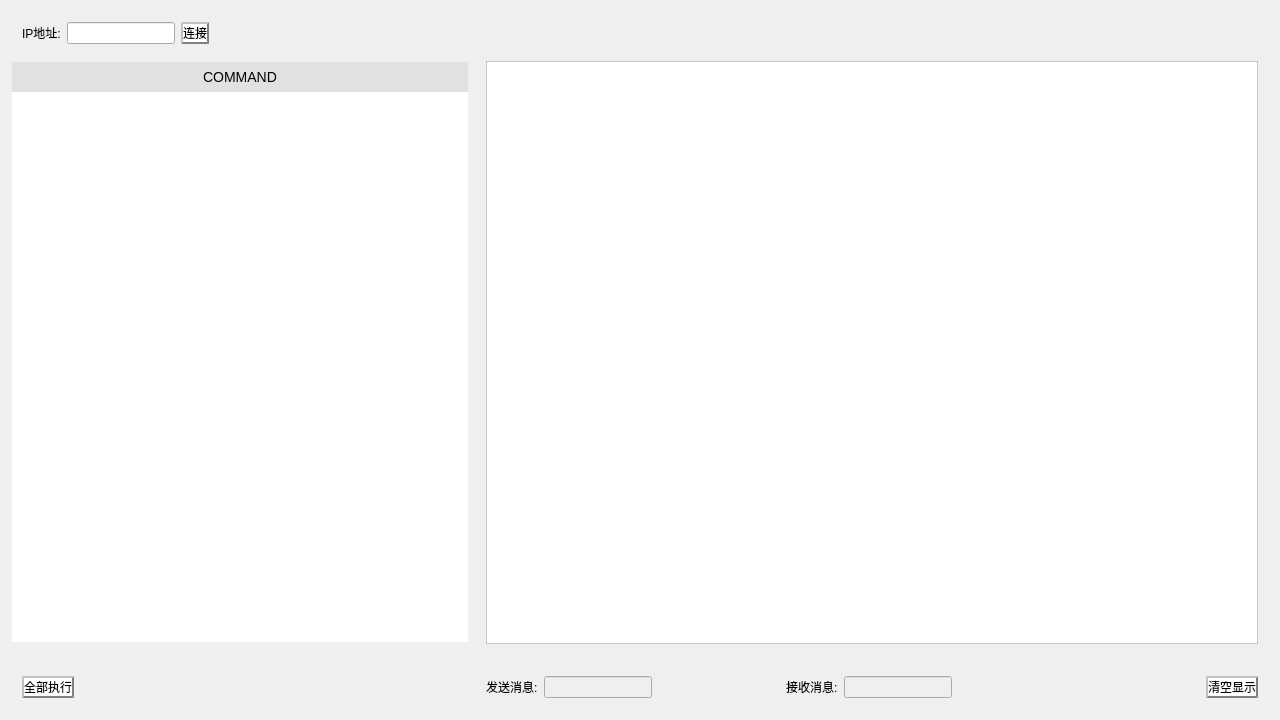
<?xml version="1.0" encoding="UTF-8"?>
<ui version="4.0">
 <class>Widget</class>
 <widget class="QWidget" name="Widget">
  <property name="geometry">
   <rect>
    <x>0</x>
    <y>0</y>
    <width>1280</width>
    <height>720</height>
   </rect>
  </property>
  <property name="maximumSize">
   <size>
    <width>1280</width>
    <height>720</height>
   </size>
  </property>
  <property name="windowTitle">
   <string>Widget</string>
  </property>
  <layout class="QHBoxLayout" name="horizontalLayout_8">
   <item>
    <layout class="QVBoxLayout" name="verticalLayout_5">
     <item>
      <widget class="QWidget" name="widget_5" native="true">
       <layout class="QVBoxLayout" name="verticalLayout_4">
        <item>
         <layout class="QHBoxLayout" name="horizontalLayout_5" stretch="0,0,0,2">
          <item>
           <widget class="QLabel" name="label_ip">
            <property name="text">
             <string>IP地址:</string>
            </property>
           </widget>
          </item>
          <item>
           <widget class="QLineEdit" name="lineEdit_ip"/>
          </item>
          <item>
           <widget class="QPushButton" name="button_link">
            <property name="styleSheet">
             <string notr="true">QPushButton{background-color:rgb(255,255,255);
            color: black;  
			/*border-radius: 5px;*/
	        border: 2px solid grey;
			border-style: outset;
}
QPushButton:hover{
background-color:rgb(225,225,225); 
color: blue;

}
QPushButton:pressed{background-color:rgb(210,210,210); border-style: inset; }</string>
            </property>
            <property name="text">
             <string>连接</string>
            </property>
           </widget>
          </item>
          <item>
           <spacer name="horizontalSpacer_4">
            <property name="orientation">
             <enum>Qt::Horizontal</enum>
            </property>
            <property name="sizeHint" stdset="0">
             <size>
              <width>478</width>
              <height>20</height>
             </size>
            </property>
           </spacer>
          </item>
         </layout>
        </item>
       </layout>
      </widget>
     </item>
     <item>
      <layout class="QHBoxLayout" name="horizontalLayout_4">
       <item>
        <layout class="QVBoxLayout" name="verticalLayout_2" stretch="0,0">
         <item>
          <widget class="QWidget" name="widget" native="true">
           <property name="styleSheet">
            <string notr="true"/>
           </property>
           <layout class="QHBoxLayout" name="horizontalLayout_6">
            <property name="leftMargin">
             <number>1</number>
            </property>
            <property name="topMargin">
             <number>1</number>
            </property>
            <property name="rightMargin">
             <number>1</number>
            </property>
            <property name="bottomMargin">
             <number>15</number>
            </property>
            <item>
             <widget class="QTableWidget" name="tableWidget">
              <property name="layoutDirection">
               <enum>Qt::LeftToRight</enum>
              </property>
              <property name="styleSheet">
               <string notr="true">QHeaderView       
{             
    background-color:gray;      
}
QHeaderView::section 
{          
    font-size:14px;               
    font-family:&quot;Microsoft YaHei&quot;;
    color:#000000;               
    background:rgb(225,225,225);          
    border: none;
 
    min-height:30px;
    margin-left:0px;             
    padding-left:0px;             
}
QTableWidget               
{
    background-color: rgb(255, 255, 255);     
    border:none;              
    font-size:12p;
    color:#666666;             
}

QTableWidget::item::selected    
{                 
    background: rgba(0, 68, 238,50%);         
}

QScrollBar::handle:vertical   
{     
    background-color:rgb(0, 68, 238);                            
    border: 0px solid grey;          
    border-radius:3px;               
    width: 8px;                  
}
QScrollBar::vertical                   
{
    border-width:1px;                       
    border-style: solid;                  
    border-color: rgba(255, 255, 255, 10%); 
    width: 8px;                        
    margin:0px 0px 0px 0px;                
    border-radius:3px;                     
}

QScrollBar::add-page:vertical
{
    background-color:rgb(255,255,255); 
}
QScrollBar::sub-page:vertical
{
	 background-color:rgb(255,255,255); 
}
QScrollBar::sub-line:vertical 
{

	
	border-color: rgb(255, 255, 255);
    background:transparent; 
}
QScrollBar::add-line:vertical
{

   
	border-color: rgb(255,255,255);
  	background:transparent;
}</string>
              </property>
              <property name="frameShape">
               <enum>QFrame::StyledPanel</enum>
              </property>
              <property name="midLineWidth">
               <number>0</number>
              </property>
              <property name="editTriggers">
               <set>QAbstractItemView::NoEditTriggers</set>
              </property>
              <property name="selectionMode">
               <enum>QAbstractItemView::SingleSelection</enum>
              </property>
              <property name="selectionBehavior">
               <enum>QAbstractItemView::SelectRows</enum>
              </property>
              <property name="gridStyle">
               <enum>Qt::SolidLine</enum>
              </property>
              <attribute name="horizontalHeaderDefaultSectionSize">
               <number>20</number>
              </attribute>
              <attribute name="horizontalHeaderHighlightSections">
               <bool>true</bool>
              </attribute>
              <attribute name="horizontalHeaderShowSortIndicator" stdset="0">
               <bool>false</bool>
              </attribute>
              <attribute name="horizontalHeaderStretchLastSection">
               <bool>true</bool>
              </attribute>
              <attribute name="verticalHeaderVisible">
               <bool>false</bool>
              </attribute>
              <column>
               <property name="text">
                <string>COMMAND</string>
               </property>
              </column>
             </widget>
            </item>
           </layout>
          </widget>
         </item>
         <item>
          <widget class="QWidget" name="widget_3" native="true">
           <layout class="QHBoxLayout" name="horizontalLayout_3">
            <property name="topMargin">
             <number>13</number>
            </property>
            <item>
             <layout class="QHBoxLayout" name="horizontalLayout_2">
              <item>
               <widget class="QPushButton" name="button_all">
                <property name="styleSheet">
                 <string notr="true">QPushButton{background-color:rgb(255,255,255);
            color: black;  
			/*border-radius: 5px;*/
	        border: 2px solid grey;
			border-style: outset;
}
QPushButton:hover{
background-color:rgb(225,225,225); 
color: blue;

}
QPushButton:pressed{background-color:rgb(210,210,210); border-style: inset; }
</string>
                </property>
                <property name="text">
                 <string>全部执行</string>
                </property>
               </widget>
              </item>
              <item>
               <spacer name="horizontalSpacer_3">
                <property name="orientation">
                 <enum>Qt::Horizontal</enum>
                </property>
                <property name="sizeHint" stdset="0">
                 <size>
                  <width>118</width>
                  <height>20</height>
                 </size>
                </property>
               </spacer>
              </item>
             </layout>
            </item>
           </layout>
          </widget>
         </item>
        </layout>
       </item>
       <item>
        <layout class="QVBoxLayout" name="verticalLayout_3" stretch="4,0">
         <item>
          <widget class="QWidget" name="widget_2" native="true">
           <property name="styleSheet">
            <string notr="true"/>
           </property>
           <layout class="QHBoxLayout" name="horizontalLayout_7">
            <property name="topMargin">
             <number>0</number>
            </property>
            <property name="bottomMargin">
             <number>15</number>
            </property>
            <item>
             <widget class="QTextBrowser" name="textBrowser">
              <property name="styleSheet">
               <string notr="true">QTextBrowser
{
	background-color:rgb(255,255,255);
     font-size:13px;               
     font-family:&quot;Microsoft YaHei&quot;;                        
}
QScrollBar::handle:vertical   
{     
    background-color:rgb(0, 68, 238);                            
    border: 0px solid grey;          
    border-radius:3px;               
    width: 8px;                  
}
QScrollBar::vertical                   
{
    border-width:1px;                       
    border-style: solid;                  
    border-color: rgba(255, 255, 255, 10%); 
    width: 8px;                        
    margin:0px 0px 0px 0px;                
    border-radius:3px;                     
}

QScrollBar::add-page:vertical
{
    background-color:rgb(255,255,255); 
}
QScrollBar::sub-page:vertical
{
	 background-color:rgb(255,255,255); 
}
QScrollBar::sub-line:vertical 
{

	
	border-color: rgb(255, 255, 255);
    background:transparent; 
}
QScrollBar::add-line:vertical
{

   
	border-color: rgb(255,255,255);
  	background:transparent;
}</string>
              </property>
             </widget>
            </item>
           </layout>
          </widget>
         </item>
         <item>
          <widget class="QWidget" name="widget_4" native="true">
           <layout class="QVBoxLayout" name="verticalLayout">
            <item>
             <layout class="QHBoxLayout" name="horizontalLayout">
              <item>
               <widget class="QLabel" name="Label_msgPush">
                <property name="text">
                 <string>发送消息:</string>
                </property>
               </widget>
              </item>
              <item>
               <widget class="QLineEdit" name="lineEdit_send">
                <property name="enabled">
                 <bool>false</bool>
                </property>
               </widget>
              </item>
              <item>
               <spacer name="horizontalSpacer">
                <property name="orientation">
                 <enum>Qt::Horizontal</enum>
                </property>
                <property name="sizeHint" stdset="0">
                 <size>
                  <width>128</width>
                  <height>20</height>
                 </size>
                </property>
               </spacer>
              </item>
              <item>
               <widget class="QLabel" name="label_msgRecv">
                <property name="text">
                 <string>接收消息:</string>
                </property>
               </widget>
              </item>
              <item>
               <widget class="QLineEdit" name="lineEdit_recv">
                <property name="enabled">
                 <bool>false</bool>
                </property>
               </widget>
              </item>
              <item>
               <spacer name="horizontalSpacer_2">
                <property name="orientation">
                 <enum>Qt::Horizontal</enum>
                </property>
                <property name="sizeHint" stdset="0">
                 <size>
                  <width>248</width>
                  <height>20</height>
                 </size>
                </property>
               </spacer>
              </item>
              <item>
               <widget class="QPushButton" name="button_clear">
                <property name="maximumSize">
                 <size>
                  <width>1677777</width>
                  <height>1677777</height>
                 </size>
                </property>
                <property name="styleSheet">
                 <string notr="true">QPushButton{background-color:rgb(255,255,255);
            color: black;  
			/*border-radius: 5px;*/
	        border: 2px solid grey;
			border-style: outset;
}
QPushButton:hover{
background-color:rgb(225,225,225); 
color: blue;

}
QPushButton:pressed{background-color:rgb(210,210,210); border-style: inset; }</string>
                </property>
                <property name="text">
                 <string>清空显示</string>
                </property>
               </widget>
              </item>
             </layout>
            </item>
           </layout>
          </widget>
         </item>
        </layout>
       </item>
      </layout>
     </item>
    </layout>
   </item>
  </layout>
 </widget>
 <layoutdefault spacing="6" margin="11"/>
 <resources/>
 <connections/>
</ui>
